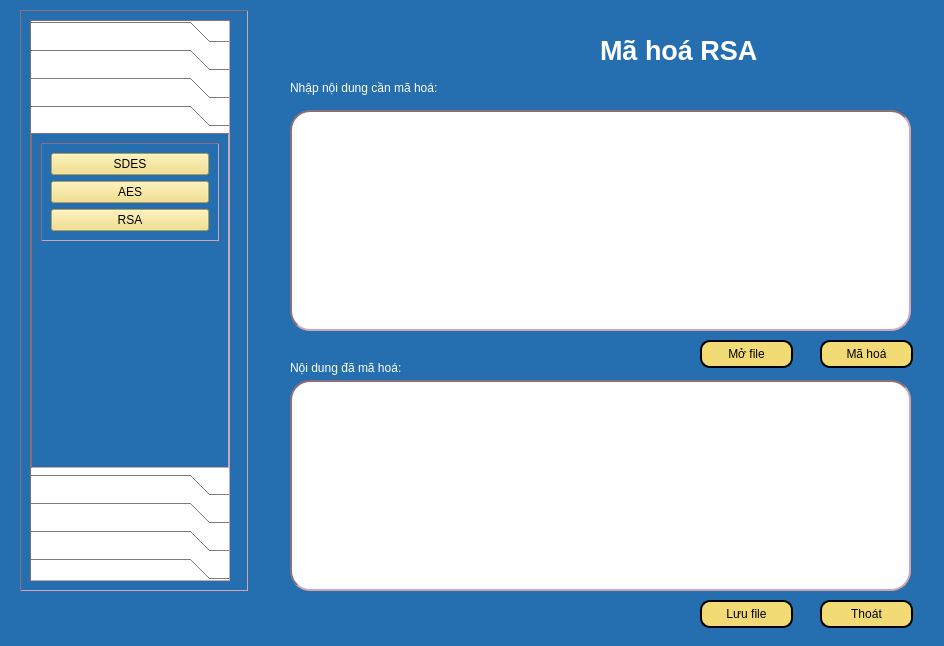
<?xml version="1.0" encoding="UTF-8"?>
<ui version="4.0">
 <class>Dialog</class>
 <widget class="QDialog" name="Dialog">
  <property name="geometry">
   <rect>
    <x>0</x>
    <y>0</y>
    <width>944</width>
    <height>646</height>
   </rect>
  </property>
  <property name="windowTitle">
   <string>Dialog</string>
  </property>
  <property name="styleSheet">
   <string notr="true">background-color:rgb(37, 111, 176);
color:white;</string>
  </property>
  <widget class="QPushButton" name="btnSaveFile">
   <property name="geometry">
    <rect>
     <x>700</x>
     <y>600</y>
     <width>93</width>
     <height>28</height>
    </rect>
   </property>
   <property name="styleSheet">
    <string notr="true">background-color: rgb(242, 219, 116);
border-radius: 10px;
border: 2px solid black;
color:black;</string>
   </property>
   <property name="text">
    <string>Lưu file</string>
   </property>
   <property name="icon">
    <iconset>
     <normaloff>../Icon/icons8-save-file-64.png</normaloff>../Icon/icons8-save-file-64.png</iconset>
   </property>
  </widget>
  <widget class="QLabel" name="label_4">
   <property name="geometry">
    <rect>
     <x>290</x>
     <y>360</y>
     <width>181</width>
     <height>16</height>
    </rect>
   </property>
   <property name="text">
    <string>Nội dung đã mã hoá:</string>
   </property>
  </widget>
  <widget class="QPushButton" name="btnOpenFile">
   <property name="geometry">
    <rect>
     <x>700</x>
     <y>340</y>
     <width>93</width>
     <height>28</height>
    </rect>
   </property>
   <property name="styleSheet">
    <string notr="true">background-color: rgb(242, 219, 116);
border-radius: 10px;
border: 2px solid black;
color:black;</string>
   </property>
   <property name="text">
    <string>Mở file</string>
   </property>
   <property name="icon">
    <iconset>
     <normaloff>../Icon/icons8-open-file-40.png</normaloff>../Icon/icons8-open-file-40.png</iconset>
   </property>
  </widget>
  <widget class="QLabel" name="label_2">
   <property name="geometry">
    <rect>
     <x>290</x>
     <y>80</y>
     <width>181</width>
     <height>16</height>
    </rect>
   </property>
   <property name="text">
    <string>Nhập nội dung cần mã hoá:</string>
   </property>
  </widget>
  <widget class="QPushButton" name="btnMaHoa">
   <property name="geometry">
    <rect>
     <x>820</x>
     <y>340</y>
     <width>93</width>
     <height>28</height>
    </rect>
   </property>
   <property name="styleSheet">
    <string notr="true">background-color: rgb(242, 219, 116);
border-radius: 10px;
border: 2px solid black;
color:black;</string>
   </property>
   <property name="text">
    <string>Mã hoá</string>
   </property>
   <property name="icon">
    <iconset>
     <normaloff>../Icon/icons8-encode-32.png</normaloff>../Icon/icons8-encode-32.png</iconset>
   </property>
  </widget>
  <widget class="QLabel" name="label">
   <property name="geometry">
    <rect>
     <x>600</x>
     <y>10</y>
     <width>221</width>
     <height>81</height>
    </rect>
   </property>
   <property name="font">
    <font>
     <pointsize>20</pointsize>
     <weight>75</weight>
     <bold>true</bold>
    </font>
   </property>
   <property name="text">
    <string>Mã hoá RSA</string>
   </property>
  </widget>
  <widget class="QTextEdit" name="txtCiphertext">
   <property name="geometry">
    <rect>
     <x>290</x>
     <y>380</y>
     <width>621</width>
     <height>211</height>
    </rect>
   </property>
   <property name="styleSheet">
    <string notr="true">background-color: white;
border: 2px inset #8b6f78;
border-radius:20px;
color:black;</string>
   </property>
  </widget>
  <widget class="QTextEdit" name="txtPlaintext">
   <property name="geometry">
    <rect>
     <x>290</x>
     <y>110</y>
     <width>621</width>
     <height>221</height>
    </rect>
   </property>
   <property name="styleSheet">
    <string notr="true">background-color: white;
border: 2px inset #8b6f78;
border-radius:20px;
color:black;</string>
   </property>
  </widget>
  <widget class="QPushButton" name="btnClose">
   <property name="geometry">
    <rect>
     <x>820</x>
     <y>600</y>
     <width>93</width>
     <height>28</height>
    </rect>
   </property>
   <property name="styleSheet">
    <string notr="true">background-color: rgb(242, 219, 116);
border-radius: 10px;
border: 2px solid black;
color:black;</string>
   </property>
   <property name="text">
    <string>Thoát</string>
   </property>
   <property name="icon">
    <iconset>
     <normaloff>../Icon/icons8-exit-50.png</normaloff>../Icon/icons8-exit-50.png</iconset>
   </property>
  </widget>
  <widget class="QFrame" name="frame">
   <property name="geometry">
    <rect>
     <x>20</x>
     <y>10</y>
     <width>228</width>
     <height>581</height>
    </rect>
   </property>
   <property name="styleSheet">
    <string notr="true">QFrame {
  border-width: 1px;
  border: 1px inset #8b6f78;
}</string>
   </property>
   <property name="frameShape">
    <enum>QFrame::StyledPanel</enum>
   </property>
   <property name="frameShadow">
    <enum>QFrame::Raised</enum>
   </property>
   <layout class="QVBoxLayout" name="verticalLayout_8">
    <item>
     <widget class="QToolBox" name="toolBox">
      <property name="enabled">
       <bool>true</bool>
      </property>
      <property name="sizePolicy">
       <sizepolicy hsizetype="Preferred" vsizetype="Preferred">
        <horstretch>0</horstretch>
        <verstretch>0</verstretch>
       </sizepolicy>
      </property>
      <property name="maximumSize">
       <size>
        <width>200</width>
        <height>16777215</height>
       </size>
      </property>
      <property name="layoutDirection">
       <enum>Qt::LeftToRight</enum>
      </property>
      <property name="styleSheet">
       <string notr="true">QPushButton {
  background-color: #FFC4D0;
}
QToolBox {
 background-color: #FFFFFF;;
  color: #EEEEEE;
}</string>
      </property>
      <property name="currentIndex">
       <number>3</number>
      </property>
      <widget class="QWidget" name="page">
       <property name="geometry">
        <rect>
         <x>0</x>
         <y>0</y>
         <width>196</width>
         <height>387</height>
        </rect>
       </property>
       <attribute name="label">
        <string>Mã hóa chuyển vị</string>
       </attribute>
       <layout class="QVBoxLayout" name="verticalLayout_3">
        <item alignment="Qt::AlignTop">
         <widget class="QFrame" name="frame_6">
          <property name="frameShape">
           <enum>QFrame::StyledPanel</enum>
          </property>
          <property name="frameShadow">
           <enum>QFrame::Raised</enum>
          </property>
          <layout class="QVBoxLayout" name="verticalLayout_5">
           <property name="leftMargin">
            <number>11</number>
           </property>
           <property name="topMargin">
            <number>11</number>
           </property>
           <property name="rightMargin">
            <number>11</number>
           </property>
           <property name="bottomMargin">
            <number>11</number>
           </property>
           <item>
            <widget class="QPushButton" name="actionHai_dong_MaHoa">
             <property name="styleSheet">
              <string notr="true">background-color: rgb(242, 219, 116);
color:black;</string>
             </property>
             <property name="text">
              <string>Chuyển vị hai dòng</string>
             </property>
            </widget>
           </item>
           <item>
            <widget class="QPushButton" name="actionNhieu_dong_MaHoa">
             <property name="styleSheet">
              <string notr="true">background-color: rgb(242, 219, 116);
color:black;</string>
             </property>
             <property name="text">
              <string>Chuyển vị nhiều dòng</string>
             </property>
            </widget>
           </item>
          </layout>
         </widget>
        </item>
       </layout>
      </widget>
      <widget class="QWidget" name="page_2">
       <property name="geometry">
        <rect>
         <x>0</x>
         <y>0</y>
         <width>196</width>
         <height>387</height>
        </rect>
       </property>
       <attribute name="label">
        <string>Mã hóa thay thế</string>
       </attribute>
       <layout class="QVBoxLayout" name="verticalLayout_4">
        <item alignment="Qt::AlignTop">
         <widget class="QFrame" name="frame_10">
          <property name="frameShape">
           <enum>QFrame::StyledPanel</enum>
          </property>
          <property name="frameShadow">
           <enum>QFrame::Raised</enum>
          </property>
          <layout class="QVBoxLayout" name="verticalLayout_6">
           <item>
            <widget class="QPushButton" name="actionCeasar_MaHoa">
             <property name="styleSheet">
              <string notr="true">background-color: rgb(242, 219, 116);
color:black;</string>
             </property>
             <property name="text">
              <string>Ceasar</string>
             </property>
            </widget>
           </item>
           <item>
            <widget class="QPushButton" name="actionVignere_MaHoa">
             <property name="styleSheet">
              <string notr="true">background-color: rgb(242, 219, 116);
color:black;</string>
             </property>
             <property name="text">
              <string>Vignere</string>
             </property>
            </widget>
           </item>
           <item>
            <widget class="QPushButton" name="actionBelasco_MaHoa">
             <property name="styleSheet">
              <string notr="true">background-color: rgb(242, 219, 116);
color:black;</string>
             </property>
             <property name="text">
              <string>Belasco</string>
             </property>
            </widget>
           </item>
           <item>
            <widget class="QPushButton" name="actionTrithemius_MaHoa">
             <property name="styleSheet">
              <string notr="true">background-color: rgb(242, 219, 116);
color:black;</string>
             </property>
             <property name="text">
              <string>Trithemius</string>
             </property>
            </widget>
           </item>
          </layout>
         </widget>
        </item>
       </layout>
      </widget>
      <widget class="QWidget" name="page_3">
       <property name="geometry">
        <rect>
         <x>0</x>
         <y>0</y>
         <width>196</width>
         <height>387</height>
        </rect>
       </property>
       <attribute name="label">
        <string>Mã hóa XOR</string>
       </attribute>
       <layout class="QVBoxLayout" name="verticalLayout_7">
        <item alignment="Qt::AlignTop">
         <widget class="QFrame" name="frame_11">
          <property name="frameShape">
           <enum>QFrame::StyledPanel</enum>
          </property>
          <property name="frameShadow">
           <enum>QFrame::Raised</enum>
          </property>
          <layout class="QVBoxLayout" name="verticalLayout_9">
           <item>
            <widget class="QPushButton" name="actionXORCeasar_MaHoa">
             <property name="styleSheet">
              <string notr="true">background-color: rgb(242, 219, 116);
color:black;</string>
             </property>
             <property name="text">
              <string>Ceasar</string>
             </property>
            </widget>
           </item>
           <item>
            <widget class="QPushButton" name="actionXORVignere_MaHoa">
             <property name="styleSheet">
              <string notr="true">background-color: rgb(242, 219, 116);
color:black;</string>
             </property>
             <property name="text">
              <string>Vignere</string>
             </property>
            </widget>
           </item>
           <item>
            <widget class="QPushButton" name="actionXORBelasco_MaHoa">
             <property name="styleSheet">
              <string notr="true">background-color: rgb(242, 219, 116);
color:black;</string>
             </property>
             <property name="text">
              <string>Belasco</string>
             </property>
            </widget>
           </item>
           <item>
            <widget class="QPushButton" name="actionXORTrithemius_MaHoa">
             <property name="styleSheet">
              <string notr="true">background-color: rgb(242, 219, 116);
color:black;</string>
             </property>
             <property name="text">
              <string>Trithemius</string>
             </property>
            </widget>
           </item>
          </layout>
         </widget>
        </item>
       </layout>
      </widget>
      <widget class="QWidget" name="page_4">
       <property name="geometry">
        <rect>
         <x>0</x>
         <y>0</y>
         <width>196</width>
         <height>387</height>
        </rect>
       </property>
       <attribute name="label">
        <string>Mã hóa hiện đại</string>
       </attribute>
       <layout class="QVBoxLayout" name="verticalLayout_11">
        <item alignment="Qt::AlignTop">
         <widget class="QFrame" name="frame_12">
          <property name="frameShape">
           <enum>QFrame::StyledPanel</enum>
          </property>
          <property name="frameShadow">
           <enum>QFrame::Raised</enum>
          </property>
          <layout class="QVBoxLayout" name="verticalLayout_10">
           <item>
            <widget class="QPushButton" name="actionDES_MaHoa">
             <property name="styleSheet">
              <string notr="true">background-color: rgb(242, 219, 116);
color:black;</string>
             </property>
             <property name="text">
              <string>SDES</string>
             </property>
            </widget>
           </item>
           <item>
            <widget class="QPushButton" name="actionAES_MaHoa">
             <property name="styleSheet">
              <string notr="true">background-color: rgb(242, 219, 116);
color:black;</string>
             </property>
             <property name="text">
              <string>AES</string>
             </property>
            </widget>
           </item>
           <item>
            <widget class="QPushButton" name="actionRSA_MaHoa">
             <property name="styleSheet">
              <string notr="true">background-color: rgb(242, 219, 116);
color:black;</string>
             </property>
             <property name="text">
              <string>RSA</string>
             </property>
            </widget>
           </item>
          </layout>
         </widget>
        </item>
       </layout>
      </widget>
      <widget class="QWidget" name="page_5">
       <property name="geometry">
        <rect>
         <x>0</x>
         <y>0</y>
         <width>196</width>
         <height>387</height>
        </rect>
       </property>
       <attribute name="label">
        <string>Giải mã chuyển vị</string>
       </attribute>
       <layout class="QVBoxLayout" name="verticalLayout_18">
        <item alignment="Qt::AlignTop">
         <widget class="QFrame" name="frame_13">
          <property name="frameShape">
           <enum>QFrame::StyledPanel</enum>
          </property>
          <property name="frameShadow">
           <enum>QFrame::Raised</enum>
          </property>
          <layout class="QVBoxLayout" name="verticalLayout_19">
           <property name="leftMargin">
            <number>11</number>
           </property>
           <property name="topMargin">
            <number>11</number>
           </property>
           <property name="rightMargin">
            <number>11</number>
           </property>
           <property name="bottomMargin">
            <number>11</number>
           </property>
           <item>
            <widget class="QPushButton" name="actionHai_dong_GiaiMa">
             <property name="styleSheet">
              <string notr="true">background-color: rgb(242, 219, 116);
color:black;</string>
             </property>
             <property name="text">
              <string>Chuyển vị 2 dòng</string>
             </property>
            </widget>
           </item>
           <item>
            <widget class="QPushButton" name="actionNhieu_dong_GiaiMa">
             <property name="styleSheet">
              <string notr="true">background-color: rgb(242, 219, 116);
color:black;</string>
             </property>
             <property name="text">
              <string>Chuyển vị nhiều dòng</string>
             </property>
            </widget>
           </item>
          </layout>
         </widget>
        </item>
       </layout>
      </widget>
      <widget class="QWidget" name="page_6">
       <property name="geometry">
        <rect>
         <x>0</x>
         <y>0</y>
         <width>196</width>
         <height>387</height>
        </rect>
       </property>
       <attribute name="label">
        <string>Giải mã thay thế</string>
       </attribute>
       <layout class="QVBoxLayout" name="verticalLayout_20">
        <item alignment="Qt::AlignTop">
         <widget class="QFrame" name="frame_18">
          <property name="frameShape">
           <enum>QFrame::StyledPanel</enum>
          </property>
          <property name="frameShadow">
           <enum>QFrame::Raised</enum>
          </property>
          <layout class="QVBoxLayout" name="verticalLayout_21">
           <property name="leftMargin">
            <number>11</number>
           </property>
           <property name="topMargin">
            <number>11</number>
           </property>
           <property name="rightMargin">
            <number>11</number>
           </property>
           <property name="bottomMargin">
            <number>11</number>
           </property>
           <item>
            <widget class="QPushButton" name="actionCeasar_GiaiMa">
             <property name="styleSheet">
              <string notr="true">background-color: rgb(242, 219, 116);
color:black;</string>
             </property>
             <property name="text">
              <string>Ceasar</string>
             </property>
            </widget>
           </item>
           <item>
            <widget class="QPushButton" name="actionVignere_GiaiMa">
             <property name="styleSheet">
              <string notr="true">background-color: rgb(242, 219, 116);
color:black;</string>
             </property>
             <property name="text">
              <string>Vignere</string>
             </property>
            </widget>
           </item>
           <item>
            <widget class="QPushButton" name="actionBelasco_GiaiMa">
             <property name="styleSheet">
              <string notr="true">background-color: rgb(242, 219, 116);
color:black;</string>
             </property>
             <property name="text">
              <string>Belasco</string>
             </property>
            </widget>
           </item>
           <item>
            <widget class="QPushButton" name="actionTrithemius_GiaiMa">
             <property name="styleSheet">
              <string notr="true">background-color: rgb(242, 219, 116);
color:black;</string>
             </property>
             <property name="text">
              <string>Trithemius</string>
             </property>
            </widget>
           </item>
          </layout>
         </widget>
        </item>
       </layout>
      </widget>
      <widget class="QWidget" name="page_7">
       <property name="geometry">
        <rect>
         <x>0</x>
         <y>0</y>
         <width>196</width>
         <height>387</height>
        </rect>
       </property>
       <attribute name="label">
        <string>Giải mã XOR</string>
       </attribute>
       <layout class="QVBoxLayout" name="verticalLayout_22">
        <item alignment="Qt::AlignTop">
         <widget class="QFrame" name="frame_19">
          <property name="frameShape">
           <enum>QFrame::StyledPanel</enum>
          </property>
          <property name="frameShadow">
           <enum>QFrame::Raised</enum>
          </property>
          <layout class="QVBoxLayout" name="verticalLayout_23">
           <property name="leftMargin">
            <number>11</number>
           </property>
           <property name="topMargin">
            <number>11</number>
           </property>
           <property name="rightMargin">
            <number>11</number>
           </property>
           <property name="bottomMargin">
            <number>11</number>
           </property>
           <item>
            <widget class="QPushButton" name="actionXORCeasar_GiaiMa">
             <property name="styleSheet">
              <string notr="true">background-color: rgb(242, 219, 116);
color:black;</string>
             </property>
             <property name="text">
              <string>Ceasar</string>
             </property>
            </widget>
           </item>
           <item>
            <widget class="QPushButton" name="actionXORVignere_GiaiMa">
             <property name="styleSheet">
              <string notr="true">background-color: rgb(242, 219, 116);
color:black;</string>
             </property>
             <property name="text">
              <string>Vignere</string>
             </property>
            </widget>
           </item>
           <item>
            <widget class="QPushButton" name="actionXORBelasco_GiaiMa">
             <property name="styleSheet">
              <string notr="true">background-color: rgb(242, 219, 116);
color:black;</string>
             </property>
             <property name="text">
              <string>Belasco</string>
             </property>
            </widget>
           </item>
           <item>
            <widget class="QPushButton" name="actionXORTrithemius_GiaiMa">
             <property name="styleSheet">
              <string notr="true">background-color: rgb(242, 219, 116);
color:black;</string>
             </property>
             <property name="text">
              <string>Trithemius</string>
             </property>
            </widget>
           </item>
          </layout>
         </widget>
        </item>
       </layout>
      </widget>
      <widget class="QWidget" name="page_8">
       <property name="geometry">
        <rect>
         <x>0</x>
         <y>0</y>
         <width>196</width>
         <height>387</height>
        </rect>
       </property>
       <attribute name="label">
        <string>Giải mã hiện đại</string>
       </attribute>
       <layout class="QVBoxLayout" name="verticalLayout_24">
        <item alignment="Qt::AlignTop">
         <widget class="QFrame" name="frame_20">
          <property name="frameShape">
           <enum>QFrame::StyledPanel</enum>
          </property>
          <property name="frameShadow">
           <enum>QFrame::Raised</enum>
          </property>
          <layout class="QVBoxLayout" name="verticalLayout_25">
           <item>
            <widget class="QPushButton" name="actionDES_GiaiMa">
             <property name="styleSheet">
              <string notr="true">background-color: rgb(242, 219, 116);
color:black;</string>
             </property>
             <property name="text">
              <string>SDES</string>
             </property>
            </widget>
           </item>
           <item>
            <widget class="QPushButton" name="actionAES_GiaiMa">
             <property name="styleSheet">
              <string notr="true">background-color: rgb(242, 219, 116);
color:black;</string>
             </property>
             <property name="text">
              <string>AES</string>
             </property>
            </widget>
           </item>
           <item>
            <widget class="QPushButton" name="actionRSA_GiaiMa">
             <property name="styleSheet">
              <string notr="true">background-color: rgb(242, 219, 116);
color:black;</string>
             </property>
             <property name="text">
              <string>RSA</string>
             </property>
            </widget>
           </item>
          </layout>
         </widget>
        </item>
       </layout>
      </widget>
     </widget>
    </item>
   </layout>
  </widget>
 </widget>
 <resources/>
 <connections/>
</ui>
